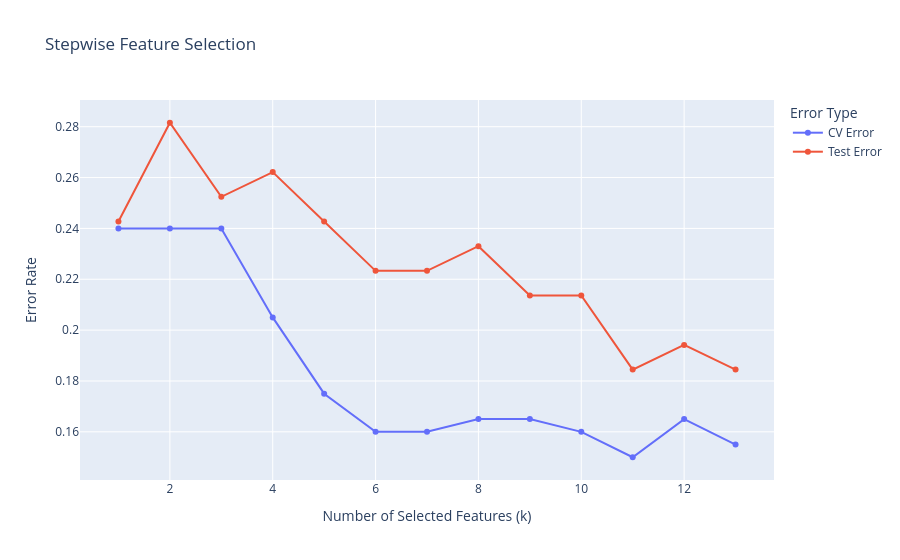

Notebook code for this chart:
### Code cell
cv_errors = []
test_errors = []
feature_sets = []

for k in range(1, 14):
    S = SFS(k)
    feature_sets.append(S)

    # Cross-validation error on training set
    cv_errors.append(error_estimate(S))

    # Train model on training set, evaluate on test set
    logreg = LogisticRegression(max_iter=1000, penalty=None)
    logreg.fit(X_train[S], y_train)
    test_error = 1 - accuracy_score(y_test, logreg.predict(X_test[S]))
    test_errors.append(test_error)

# Plot both
import plotly.graph_objects as go

fig = go.Figure()
fig.add_trace(go.Scatter(x=list(range(1, 14)), y=cv_errors, mode='lines+markers', name='CV Error'))
fig.add_trace(go.Scatter(x=list(range(1, 14)), y=test_errors, mode='lines+markers', name='Test Error'))

fig.update_layout(title='Stepwise Feature Selection',
                  xaxis_title='Number of Selected Features (k)',
                  yaxis_title='Error Rate',
                  legend_title='Error Type')
fig.show()

### Figure 1 — Plotly figure (JSON) as saved in the notebook; plotly's stock layout.template omitted (floating-point values rounded to 4 significant figures)
{"data": [{"mode": "lines+markers", "name": "CV Error", "type": "scatter", "x": [1, 2, 3, 4, 5, 6, 7, 8, 9, 10, 11, 12, 13], "y": [0.24, 0.24, 0.24, 0.205, 0.175, 0.16, 0.16, 0.165, 0.165, 0.16, 0.15, 0.165, 0.155]}, {"mode": "lines+markers", "name": "Test Error", "type": "scatter", "x": [1, 2, 3, 4, 5, 6, 7, 8, 9, 10, 11, 12, 13], "y": [0.2427, 0.2816, 0.2524, 0.2621, 0.2427, 0.2233, 0.2233, 0.233, 0.2136, 0.2136, 0.1845, 0.1942, 0.1845]}], "layout": {"legend": {"title": {"text": "Error Type"}}, "title": {"text": "Stepwise Feature Selection"}, "xaxis": {"title": {"text": "Number of Selected Features (k)"}}, "yaxis": {"title": {"text": "Error Rate"}}}}
